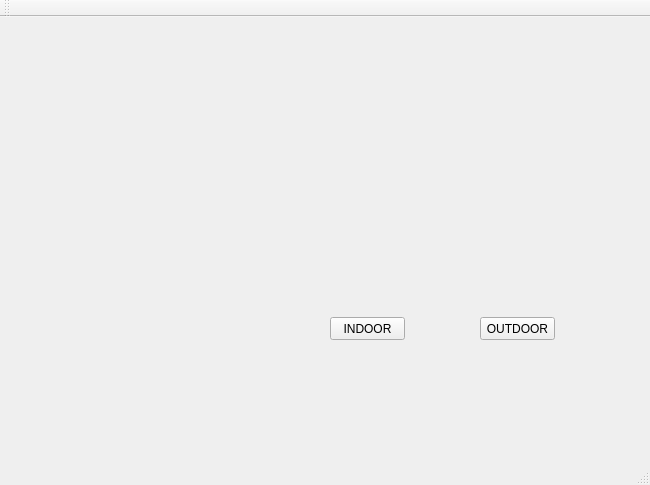
<?xml version="1.0" encoding="UTF-8"?>
<ui version="4.0">
 <class>MainWindow</class>
 <widget class="QMainWindow" name="MainWindow">
  <property name="geometry">
   <rect>
    <x>0</x>
    <y>0</y>
    <width>650</width>
    <height>485</height>
   </rect>
  </property>
  <property name="windowTitle">
   <string>MainWindow</string>
  </property>
  <widget class="QWidget" name="centralWidget">
   <widget class="QPushButton" name="indoor">
    <property name="geometry">
     <rect>
      <x>330</x>
      <y>300</y>
      <width>75</width>
      <height>23</height>
     </rect>
    </property>
    <property name="text">
     <string>INDOOR</string>
    </property>
   </widget>
   <widget class="QPushButton" name="outdoor">
    <property name="geometry">
     <rect>
      <x>480</x>
      <y>300</y>
      <width>75</width>
      <height>23</height>
     </rect>
    </property>
    <property name="text">
     <string>OUTDOOR</string>
    </property>
   </widget>
   <widget class="QLabel" name="label">
    <property name="geometry">
     <rect>
      <x>0</x>
      <y>0</y>
      <width>651</width>
      <height>431</height>
     </rect>
    </property>
    <property name="text">
     <string/>
    </property>
    <property name="pixmap">
     <pixmap resource="source.qrc">:/new/prefix1/menu.png</pixmap>
    </property>
   </widget>
   <zorder>label</zorder>
   <zorder>indoor</zorder>
   <zorder>outdoor</zorder>
  </widget>
  <widget class="QMenuBar" name="menuBar">
   <property name="geometry">
    <rect>
     <x>0</x>
     <y>0</y>
     <width>650</width>
     <height>21</height>
    </rect>
   </property>
  </widget>
  <widget class="QToolBar" name="mainToolBar">
   <attribute name="toolBarArea">
    <enum>TopToolBarArea</enum>
   </attribute>
   <attribute name="toolBarBreak">
    <bool>false</bool>
   </attribute>
  </widget>
  <widget class="QStatusBar" name="statusBar"/>
 </widget>
 <layoutdefault spacing="6" margin="11"/>
 <resources>
  <include location="source.qrc"/>
 </resources>
 <connections/>
</ui>
